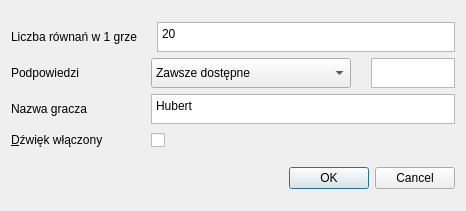
<?xml version="1.0" encoding="UTF-8"?>
<ui version="4.0">
 <class>Dialog</class>
 <widget class="QDialog" name="Dialog">
  <property name="geometry">
   <rect>
    <x>0</x>
    <y>0</y>
    <width>466</width>
    <height>211</height>
   </rect>
  </property>
  <property name="windowTitle">
   <string>Dialog</string>
  </property>
  <property name="modal">
   <bool>true</bool>
  </property>
  <layout class="QVBoxLayout" name="verticalLayout_2">
   <item>
    <layout class="QVBoxLayout" name="verticalLayout_group">
     <item>
      <layout class="QHBoxLayout" name="horizontalLayout_questions">
       <property name="spacing">
        <number>20</number>
       </property>
       <item>
        <widget class="QLabel" name="label_questions">
         <property name="minimumSize">
          <size>
           <width>120</width>
           <height>0</height>
          </size>
         </property>
         <property name="maximumSize">
          <size>
           <width>16777215</width>
           <height>30</height>
          </size>
         </property>
         <property name="text">
          <string>Liczba równań w 1 grze</string>
         </property>
        </widget>
       </item>
       <item>
        <widget class="QPlainTextEdit" name="plainTextEdit_questions">
         <property name="sizePolicy">
          <sizepolicy hsizetype="Expanding" vsizetype="Preferred">
           <horstretch>0</horstretch>
           <verstretch>0</verstretch>
          </sizepolicy>
         </property>
         <property name="minimumSize">
          <size>
           <width>0</width>
           <height>0</height>
          </size>
         </property>
         <property name="maximumSize">
          <size>
           <width>16777215</width>
           <height>30</height>
          </size>
         </property>
         <property name="plainText">
          <string>20</string>
         </property>
        </widget>
       </item>
      </layout>
     </item>
     <item>
      <layout class="QHBoxLayout" name="horizontalLayout_hints">
       <property name="spacing">
        <number>20</number>
       </property>
       <item>
        <widget class="QLabel" name="label_hints">
         <property name="minimumSize">
          <size>
           <width>120</width>
           <height>0</height>
          </size>
         </property>
         <property name="maximumSize">
          <size>
           <width>16777215</width>
           <height>30</height>
          </size>
         </property>
         <property name="text">
          <string>Podpowiedzi</string>
         </property>
        </widget>
       </item>
       <item>
        <widget class="QComboBox" name="comboBox_hints">
         <property name="minimumSize">
          <size>
           <width>200</width>
           <height>0</height>
          </size>
         </property>
         <property name="maximumSize">
          <size>
           <width>200</width>
           <height>30</height>
          </size>
         </property>
         <property name="currentText">
          <string>Zawsze dostępne</string>
         </property>
         <item>
          <property name="text">
           <string>Zawsze dostępne</string>
          </property>
         </item>
         <item>
          <property name="text">
           <string>Max liczba podpowiedzi</string>
          </property>
         </item>
         <item>
          <property name="text">
           <string>Max liczba popdpowiedzi = % równań w 1 grze</string>
          </property>
         </item>
        </widget>
       </item>
       <item>
        <widget class="QPlainTextEdit" name="plainTextEdit_hints">
         <property name="sizePolicy">
          <sizepolicy hsizetype="Preferred" vsizetype="Expanding">
           <horstretch>0</horstretch>
           <verstretch>0</verstretch>
          </sizepolicy>
         </property>
         <property name="minimumSize">
          <size>
           <width>30</width>
           <height>30</height>
          </size>
         </property>
         <property name="maximumSize">
          <size>
           <width>100</width>
           <height>30</height>
          </size>
         </property>
        </widget>
       </item>
      </layout>
     </item>
     <item>
      <layout class="QHBoxLayout" name="horizontalLayout_player">
       <property name="spacing">
        <number>20</number>
       </property>
       <item>
        <widget class="QLabel" name="label_player">
         <property name="minimumSize">
          <size>
           <width>120</width>
           <height>0</height>
          </size>
         </property>
         <property name="maximumSize">
          <size>
           <width>16777215</width>
           <height>30</height>
          </size>
         </property>
         <property name="text">
          <string>Nazwa gracza</string>
         </property>
        </widget>
       </item>
       <item>
        <widget class="QPlainTextEdit" name="plainTextEdit">
         <property name="maximumSize">
          <size>
           <width>16777215</width>
           <height>30</height>
          </size>
         </property>
         <property name="plainText">
          <string>Hubert</string>
         </property>
        </widget>
       </item>
      </layout>
     </item>
     <item>
      <layout class="QHBoxLayout" name="horizontalLayout_sound">
       <item>
        <widget class="QLabel" name="label_sounds">
         <property name="sizePolicy">
          <sizepolicy hsizetype="Fixed" vsizetype="Preferred">
           <horstretch>0</horstretch>
           <verstretch>0</verstretch>
          </sizepolicy>
         </property>
         <property name="minimumSize">
          <size>
           <width>134</width>
           <height>0</height>
          </size>
         </property>
         <property name="text">
          <string>&amp;Dźwięk włączony</string>
         </property>
         <property name="buddy">
          <cstring>checkBox_sounds</cstring>
         </property>
        </widget>
       </item>
       <item>
        <widget class="QCheckBox" name="checkBox_sounds">
         <property name="layoutDirection">
          <enum>Qt::LeftToRight</enum>
         </property>
         <property name="text">
          <string> </string>
         </property>
         <property name="tristate">
          <bool>false</bool>
         </property>
        </widget>
       </item>
      </layout>
     </item>
    </layout>
   </item>
   <item>
    <widget class="QDialogButtonBox" name="buttonBox">
     <property name="orientation">
      <enum>Qt::Horizontal</enum>
     </property>
     <property name="standardButtons">
      <set>QDialogButtonBox::Cancel|QDialogButtonBox::Ok</set>
     </property>
    </widget>
   </item>
  </layout>
 </widget>
 <resources/>
 <connections>
  <connection>
   <sender>buttonBox</sender>
   <signal>accepted()</signal>
   <receiver>Dialog</receiver>
   <slot>accept()</slot>
   <hints>
    <hint type="sourcelabel">
     <x>248</x>
     <y>254</y>
    </hint>
    <hint type="destinationlabel">
     <x>157</x>
     <y>274</y>
    </hint>
   </hints>
  </connection>
  <connection>
   <sender>buttonBox</sender>
   <signal>rejected()</signal>
   <receiver>Dialog</receiver>
   <slot>reject()</slot>
   <hints>
    <hint type="sourcelabel">
     <x>316</x>
     <y>260</y>
    </hint>
    <hint type="destinationlabel">
     <x>286</x>
     <y>274</y>
    </hint>
   </hints>
  </connection>
 </connections>
</ui>
